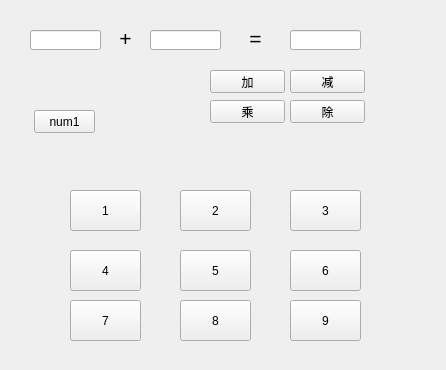
<?xml version="1.0" encoding="UTF-8"?>
<ui version="4.0">
 <class>CalcQt</class>
 <widget class="QMainWindow" name="CalcQt">
  <property name="geometry">
   <rect>
    <x>0</x>
    <y>0</y>
    <width>446</width>
    <height>370</height>
   </rect>
  </property>
  <property name="windowTitle">
   <string>CalcQt</string>
  </property>
  <widget class="QWidget" name="centralWidget">
   <widget class="QLineEdit" name="firstNum">
    <property name="geometry">
     <rect>
      <x>30</x>
      <y>30</y>
      <width>71</width>
      <height>20</height>
     </rect>
    </property>
   </widget>
   <widget class="QLabel" name="calcChar">
    <property name="geometry">
     <rect>
      <x>110</x>
      <y>30</y>
      <width>31</width>
      <height>16</height>
     </rect>
    </property>
    <property name="font">
     <font>
      <pointsize>16</pointsize>
     </font>
    </property>
    <property name="text">
     <string>+</string>
    </property>
    <property name="alignment">
     <set>Qt::AlignCenter</set>
    </property>
   </widget>
   <widget class="QLineEdit" name="secondNum">
    <property name="geometry">
     <rect>
      <x>150</x>
      <y>30</y>
      <width>71</width>
      <height>20</height>
     </rect>
    </property>
   </widget>
   <widget class="QLabel" name="label_2">
    <property name="geometry">
     <rect>
      <x>240</x>
      <y>30</y>
      <width>31</width>
      <height>16</height>
     </rect>
    </property>
    <property name="font">
     <font>
      <pointsize>16</pointsize>
     </font>
    </property>
    <property name="text">
     <string>=</string>
    </property>
    <property name="alignment">
     <set>Qt::AlignCenter</set>
    </property>
   </widget>
   <widget class="QLineEdit" name="resultNum">
    <property name="geometry">
     <rect>
      <x>290</x>
      <y>30</y>
      <width>71</width>
      <height>20</height>
     </rect>
    </property>
   </widget>
   <widget class="QPushButton" name="calcBt">
    <property name="geometry">
     <rect>
      <x>210</x>
      <y>70</y>
      <width>75</width>
      <height>23</height>
     </rect>
    </property>
    <property name="text">
     <string>加</string>
    </property>
   </widget>
   <widget class="QPushButton" name="subBt">
    <property name="geometry">
     <rect>
      <x>290</x>
      <y>70</y>
      <width>75</width>
      <height>23</height>
     </rect>
    </property>
    <property name="text">
     <string>减</string>
    </property>
   </widget>
   <widget class="QToolButton" name="num1Bt">
    <property name="geometry">
     <rect>
      <x>70</x>
      <y>190</y>
      <width>71</width>
      <height>41</height>
     </rect>
    </property>
    <property name="text">
     <string>1</string>
    </property>
   </widget>
   <widget class="QToolButton" name="num2Bt">
    <property name="geometry">
     <rect>
      <x>180</x>
      <y>190</y>
      <width>71</width>
      <height>41</height>
     </rect>
    </property>
    <property name="text">
     <string>2</string>
    </property>
   </widget>
   <widget class="QToolButton" name="num3Bt">
    <property name="geometry">
     <rect>
      <x>290</x>
      <y>190</y>
      <width>71</width>
      <height>41</height>
     </rect>
    </property>
    <property name="text">
     <string>3</string>
    </property>
   </widget>
   <widget class="QToolButton" name="num6Bt">
    <property name="geometry">
     <rect>
      <x>290</x>
      <y>250</y>
      <width>71</width>
      <height>41</height>
     </rect>
    </property>
    <property name="text">
     <string>6</string>
    </property>
   </widget>
   <widget class="QToolButton" name="num4Bt">
    <property name="geometry">
     <rect>
      <x>70</x>
      <y>250</y>
      <width>71</width>
      <height>41</height>
     </rect>
    </property>
    <property name="text">
     <string>4</string>
    </property>
   </widget>
   <widget class="QToolButton" name="num5Bt">
    <property name="geometry">
     <rect>
      <x>180</x>
      <y>250</y>
      <width>71</width>
      <height>41</height>
     </rect>
    </property>
    <property name="text">
     <string>5</string>
    </property>
   </widget>
   <widget class="QPushButton" name="changBt">
    <property name="geometry">
     <rect>
      <x>34</x>
      <y>110</y>
      <width>61</width>
      <height>23</height>
     </rect>
    </property>
    <property name="text">
     <string>num1</string>
    </property>
   </widget>
   <widget class="QToolButton" name="num7Bt">
    <property name="geometry">
     <rect>
      <x>70</x>
      <y>300</y>
      <width>71</width>
      <height>41</height>
     </rect>
    </property>
    <property name="text">
     <string>7</string>
    </property>
   </widget>
   <widget class="QToolButton" name="num8Bt">
    <property name="geometry">
     <rect>
      <x>180</x>
      <y>300</y>
      <width>71</width>
      <height>41</height>
     </rect>
    </property>
    <property name="text">
     <string>8</string>
    </property>
   </widget>
   <widget class="QToolButton" name="num9Bt">
    <property name="geometry">
     <rect>
      <x>290</x>
      <y>300</y>
      <width>71</width>
      <height>41</height>
     </rect>
    </property>
    <property name="text">
     <string>9</string>
    </property>
   </widget>
   <widget class="QPushButton" name="deBt">
    <property name="geometry">
     <rect>
      <x>290</x>
      <y>100</y>
      <width>75</width>
      <height>23</height>
     </rect>
    </property>
    <property name="text">
     <string>除</string>
    </property>
   </widget>
   <widget class="QPushButton" name="chBt">
    <property name="geometry">
     <rect>
      <x>210</x>
      <y>100</y>
      <width>75</width>
      <height>23</height>
     </rect>
    </property>
    <property name="text">
     <string>乘</string>
    </property>
   </widget>
  </widget>
 </widget>
 <layoutdefault spacing="6" margin="11"/>
 <resources/>
 <connections/>
</ui>
